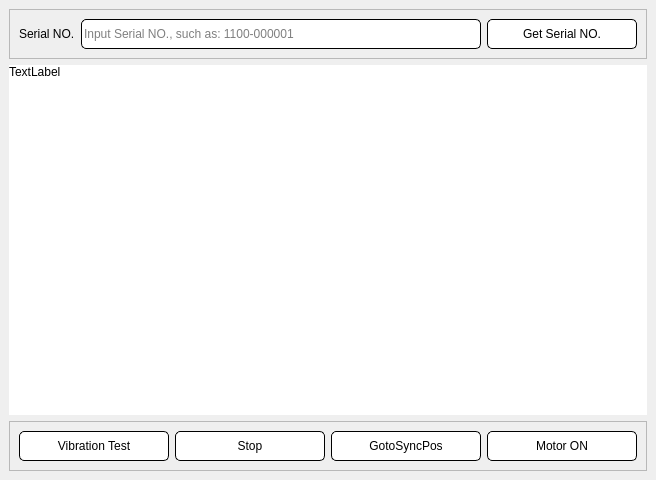
<?xml version="1.0" encoding="UTF-8"?>
<ui version="4.0">
 <class>MainWindow</class>
 <widget class="QMainWindow" name="MainWindow">
  <property name="geometry">
   <rect>
    <x>0</x>
    <y>0</y>
    <width>640</width>
    <height>480</height>
   </rect>
  </property>
  <property name="windowTitle">
   <string>MainWindow</string>
  </property>
  <widget class="QWidget" name="centralwidget">
   <layout class="QVBoxLayout" name="verticalLayout">
    <item>
     <widget class="QFrame" name="frame">
      <property name="sizePolicy">
       <sizepolicy hsizetype="Preferred" vsizetype="Preferred">
        <horstretch>0</horstretch>
        <verstretch>1</verstretch>
       </sizepolicy>
      </property>
      <property name="styleSheet">
       <string notr="true">QPushButton{
	background-color: rgb(255, 255, 255);
border:0.5px solid black;
border-radius:5px;
}

QPushButton:hover{
	color: rgb(255, 0, 0);
}

QPushButton:pressed{
	padding-bottom:5px;
	padding-left:5px;
}</string>
      </property>
      <property name="frameShape">
       <enum>QFrame::StyledPanel</enum>
      </property>
      <property name="frameShadow">
       <enum>QFrame::Raised</enum>
      </property>
      <layout class="QHBoxLayout" name="horizontalLayout">
       <item>
        <widget class="QLabel" name="label_2">
         <property name="styleSheet">
          <string notr="true">font: 75 10pt &quot;ABBvoice CNSG&quot;;</string>
         </property>
         <property name="text">
          <string>Serial NO.</string>
         </property>
        </widget>
       </item>
       <item>
        <widget class="QLineEdit" name="serial_number">
         <property name="minimumSize">
          <size>
           <width>0</width>
           <height>30</height>
          </size>
         </property>
         <property name="styleSheet">
          <string notr="true">border:1px solid black;
font: 75 10pt &quot;ABBvoice CNSG&quot;;
border-radius:5px;</string>
         </property>
         <property name="placeholderText">
          <string>Input Serial NO., such as: 1100-000001</string>
         </property>
        </widget>
       </item>
       <item>
        <widget class="QPushButton" name="get_serial_number_button">
         <property name="sizePolicy">
          <sizepolicy hsizetype="Fixed" vsizetype="Fixed">
           <horstretch>0</horstretch>
           <verstretch>0</verstretch>
          </sizepolicy>
         </property>
         <property name="minimumSize">
          <size>
           <width>150</width>
           <height>30</height>
          </size>
         </property>
         <property name="styleSheet">
          <string notr="true">font: 75 10pt &quot;ABBvoice CNSG&quot;;</string>
         </property>
         <property name="text">
          <string>Get Serial NO.</string>
         </property>
        </widget>
       </item>
      </layout>
     </widget>
    </item>
    <item>
     <widget class="QLabel" name="status_text">
      <property name="sizePolicy">
       <sizepolicy hsizetype="Preferred" vsizetype="Preferred">
        <horstretch>0</horstretch>
        <verstretch>10</verstretch>
       </sizepolicy>
      </property>
      <property name="styleSheet">
       <string notr="true">font: 9pt &quot;ABBvoice CNSG&quot;;
background-color: rgb(255,255,255);
</string>
      </property>
      <property name="text">
       <string>TextLabel</string>
      </property>
      <property name="alignment">
       <set>Qt::AlignLeading|Qt::AlignLeft|Qt::AlignTop</set>
      </property>
     </widget>
    </item>
    <item>
     <widget class="QFrame" name="frame_2">
      <property name="sizePolicy">
       <sizepolicy hsizetype="Preferred" vsizetype="Preferred">
        <horstretch>0</horstretch>
        <verstretch>1</verstretch>
       </sizepolicy>
      </property>
      <property name="styleSheet">
       <string notr="true">QPushButton:hover{
	color: rgb(255, 0, 0);
}

QPushButton:pressed{
	padding-bottom:5px;
	padding-left:5px;
}

QPushButton{
border:0.5px solid black;
	background-color: rgb(255, 255, 255);
border-radius:5px;
font: 75 10pt &quot;ABBvoice CNSG&quot;;
}</string>
      </property>
      <property name="frameShape">
       <enum>QFrame::StyledPanel</enum>
      </property>
      <property name="frameShadow">
       <enum>QFrame::Raised</enum>
      </property>
      <layout class="QHBoxLayout" name="horizontalLayout_2">
       <item>
        <widget class="QPushButton" name="viration_test_button">
         <property name="sizePolicy">
          <sizepolicy hsizetype="Fixed" vsizetype="Fixed">
           <horstretch>0</horstretch>
           <verstretch>0</verstretch>
          </sizepolicy>
         </property>
         <property name="minimumSize">
          <size>
           <width>150</width>
           <height>30</height>
          </size>
         </property>
         <property name="styleSheet">
          <string notr="true"/>
         </property>
         <property name="text">
          <string>Vibration Test</string>
         </property>
        </widget>
       </item>
       <item>
        <widget class="QPushButton" name="stop_button">
         <property name="sizePolicy">
          <sizepolicy hsizetype="Fixed" vsizetype="Fixed">
           <horstretch>0</horstretch>
           <verstretch>0</verstretch>
          </sizepolicy>
         </property>
         <property name="minimumSize">
          <size>
           <width>150</width>
           <height>30</height>
          </size>
         </property>
         <property name="text">
          <string>Stop</string>
         </property>
        </widget>
       </item>
       <item>
        <widget class="QPushButton" name="gotosyncpose_button">
         <property name="sizePolicy">
          <sizepolicy hsizetype="Fixed" vsizetype="Fixed">
           <horstretch>0</horstretch>
           <verstretch>0</verstretch>
          </sizepolicy>
         </property>
         <property name="minimumSize">
          <size>
           <width>150</width>
           <height>30</height>
          </size>
         </property>
         <property name="text">
          <string>GotoSyncPos</string>
         </property>
        </widget>
       </item>
       <item>
        <widget class="QPushButton" name="motor_on_button">
         <property name="sizePolicy">
          <sizepolicy hsizetype="Fixed" vsizetype="Fixed">
           <horstretch>0</horstretch>
           <verstretch>0</verstretch>
          </sizepolicy>
         </property>
         <property name="minimumSize">
          <size>
           <width>150</width>
           <height>30</height>
          </size>
         </property>
         <property name="text">
          <string>Motor ON</string>
         </property>
        </widget>
       </item>
      </layout>
     </widget>
    </item>
   </layout>
  </widget>
 </widget>
 <resources/>
 <connections/>
</ui>
